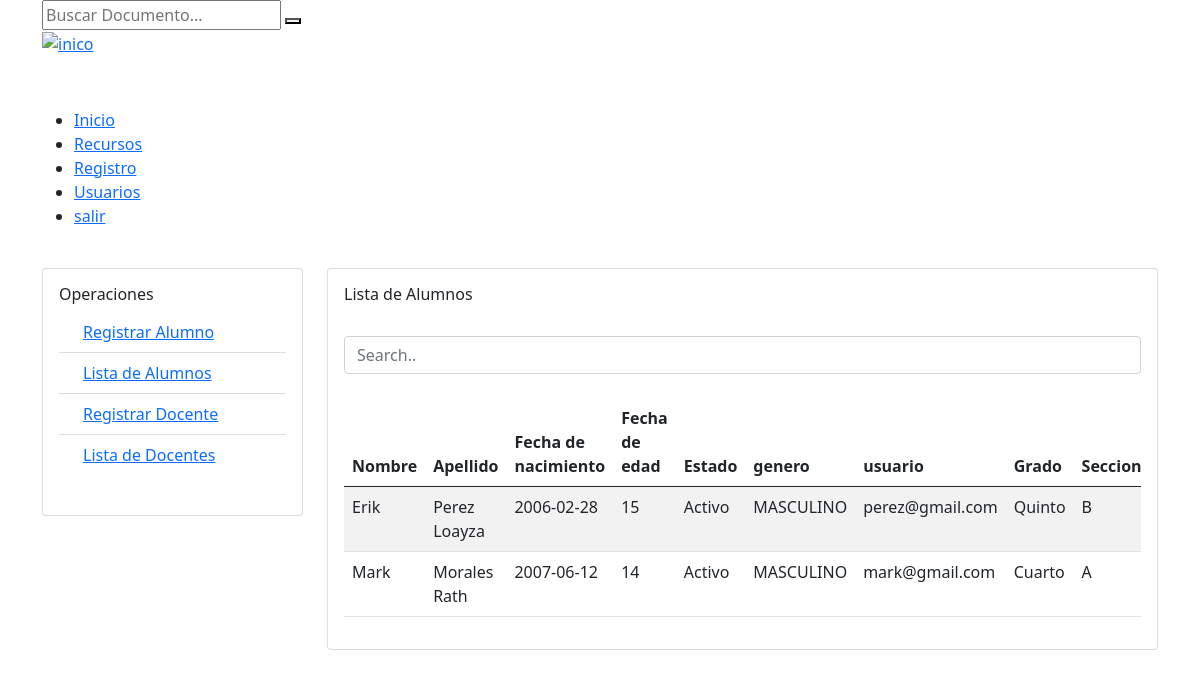
Page /listaAlumno (signed in) on the earlier database version.
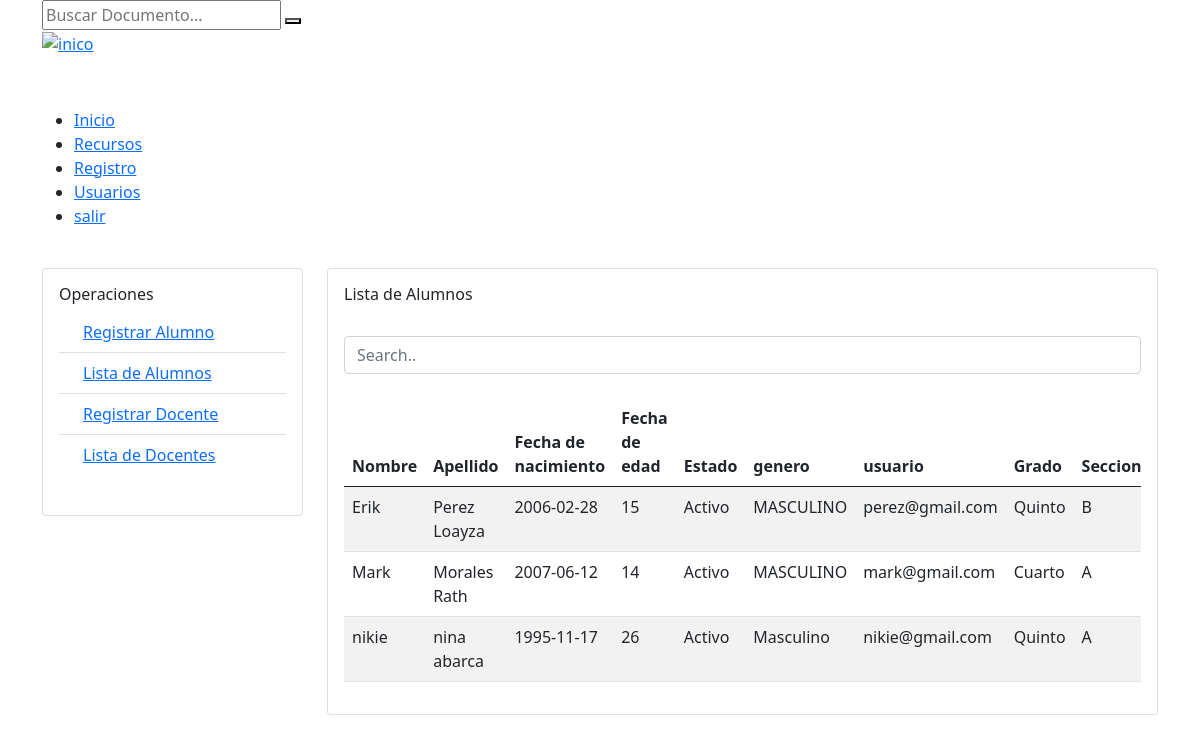
Same page on the later database version.
### tables this page shows
CREATE TABLE `persona` (
  `id_persona` int(11) NOT NULL,
  `nombre_persona` varchar(20) DEFAULT NULL,
  `apellido_persona` varchar(40) DEFAULT NULL,
  `fecha_nacimiento` date DEFAULT NULL,
  `edad` int(2) DEFAULT NULL,
  `estado_user` int(1) DEFAULT NULL,
  `genero` varchar(20) DEFAULT NULL,
  `usuario` varchar(50) DEFAULT NULL,
  `clave` varchar(30) DEFAULT NULL
);

CREATE TABLE `grado` (
  `id_grado` int(11) NOT NULL,
  `nro_grado` int(2) DEFAULT NULL,
  `text_grado` varchar(20) DEFAULT NULL
);

CREATE TABLE `seccion` (
  `id_seccion` int(11) NOT NULL,
  `letra_g` varchar(2) DEFAULT NULL,
  `id_grado` int(8) DEFAULT NULL
);

### Controller/ViewController.php (called while the page is built)
<?php
	require_once "./Model/ViewModel.php";
	class viewController extends viewModel{
		public function index(){
			return require_once "./View/home.php";
		}
		public function view_Controller(){
			if(isset($_GET['page'])){
				$ruta=explode("/", $_GET['page']);
				$respuesta=viewModel::view_Model($ruta[0]);
			}else{
				$respuesta="home";
			}
			return $respuesta;
		}
	}
?>

### index.php (called while the page is built, shortened)
<?php
	require_once "./Controller/ViewController.php";
	$plantilla = new viewController();
	$plantilla->index();
?>

### Model/ViewModel.php (called while the page is built)
<?php
	class viewModel{
		protected function view_Model($vistas){
				$listaBlanca=["home","search","login","index","resourses","perfil","registro","publish","observed","pending","removed","reading","edith","publishAlumno","observedAlumno","pendingAlumno","removedAlumno","registroAlumno","registroDocente","listaAlumno","listaDocente","edithUser"];
			if(in_array($vistas, $listaBlanca)){
				if(is_file("./View/Contents/".$vistas."-view.php")){
					$contenido="./View/Contents/".$vistas."-view.php";
				}else{
					$contenido="home";
				}
			}else{
				$contenido="./View/Contents/404.php";
			}
			return $contenido;
		}
	}
?>

### Config/main.php (called while the page is built, shortened)
<?php
class mainModel{
		protected function conectar(){
			try{
				$link = new PDO(SGBD,USER,PASS);
			}catch (Exeption $e){
                echo "Error al conectar a la base de datos error: ".$e;
			}
			return $link;
		}
		protected function consulta_simple($consulta){
			$respuesta = self::conectar()->prepare($consulta);
            $respuesta->execute();
			return $respuesta;
		}
    }
?>

### Model/alumnoModel.php (called while the page is built, shortened)
<?php
    if($peticionAjax){
        require_once "../Config/main.php";
    }else{
        require_once "./Config/main.php";
    }
     class alumnoModel extends mainModel{
         protected function lista_alumno_($dato){
             $sql = mainModel::consulta_simple("call lista_alumno('".$dato."');");
             return $sql;
         }
     }
?>

### Controller/alumnoController.php (called while the page is built, shortened)
<?php
    if($peticionAjax){
        require_once "../Model/alumnoModel.php";
    }else{
        require_once "./Model/alumnoModel.php";
    }
    class alumnoController extends alumnoModel{
        public function lista_alumno($dato){
            $consulta = alumnoModel::lista_alumno_($dato);
            return $consulta;
        }
    }
?>

### View/Contents/listaAlumno-view.php (the view, shortened to what this page needs)
<?php
    require_once "./Controller/alumnoController.php";
    $lista_ = new alumnoController();
    $lista = $lista_->lista_alumno($_SESSION['tipo_user']);
?>
<section class="content">
    <div class="container">
        <div class="row">
            <div class="col-md-3">
                <br>
                <div class="card">
                    <div class="card-body">
                    <h6>Operaciones</h6>
                        <ol class="list-group list-group-flush">
                            <li class="list-group-item d-flex justify-content-between align-items-start">
                                <div class="ms-2 me-auto">
                                <a href="registroAlumno"><i class="icon-doc-add"></i> Registrar Alumno</a>
                                </div>
                            </li>
                            <li class="list-group-item d-flex justify-content-between align-items-start">
                                <div class="ms-2 me-auto">
                                <a href="listaAlumno"><i class="icon-publish text-primary"></i> Lista de Alumnos</a>
                                </div>
                            </li>
                            <li class="list-group-item d-flex justify-content-between align-items-start">
                                <div class="ms-2 me-auto">
                                <a href="registroDocente"><i class="icon-doc-add text-warning"></i> Registrar Docente</a>
                                </div>
                            </li>
                            <li class="list-group-item d-flex justify-content-between align-items-start">
                                <div class="ms-2 me-auto">
                                <a href="listaDocente"><i class="icon-clock text-warning"></i> Lista de Docentes</a>
                                </div>
                            </li>
                        </ol>
                        <br>
                    </div>
                </div>
            </div>
            <div class="col-md-9">
                <br>
                <div class="card">
                    <div class="card-body">
                        <h6>Lista de Alumnos</h6>
                        <br>
                         <?php if($lista->rowCount()>0){ ?>
                        <input class="form-control" id="myInput" type="text" placeholder="Search..">
                        <br>
                        <div class="table-responsive">
                            <table class="table table-hover table-striped">
                                <thead>
                                <tr>
                                    <th>Nombre</th>
                                    <th>Apellido</th>
                                    <th>Fecha de nacimiento</th>
                                    <th>Fecha de edad</th>
                                    <th>Estado</th>
                                    <th>genero</th>
                                    <th>usuario</th>
                                    <th>Grado</th>
                                    <th>Seccion</th>
                                </tr>
                                </thead>
                                <tbody id="myTable">
                                    <?php while($listado = $lista->fetch()){ ?>
                                <tr>
                                    <td><?php echo $listado[0]; ?></td>
                                    <td><?php echo $listado[1]; ?></td>
                                    <td><?php echo $listado[2]; ?></td>
                                    <td><?php echo $listado[3]; ?></td>
                                    <?php
                                        if($listado[4] == 1){
                                            $icon = 'success';
                                            $text = "Activo";
                                        }else{
                                            $icon = 'danger';
                                            $text = "Suspendido";
                                        }
                                    ?>
                                    <td><i class="icon-circle text-<?php echo $icon; ?>"></i> <span><?php echo $text; ?></span></td>
                                    <td><?php echo $listado[5]; ?></td>
                                    <td><?php echo $listado[6]; ?></td>
                                    <td><?php echo $listado[7]; ?></td>
                                    <td><?php echo $listado[8]; ?></td>
                                </tr>
                                <?php } ?>
                                </tbody>
                            </table>
                        </div>
                        <?php }else{ ?>
                            <p> <i class='icon-warning text-warning'></i> !No se encontraron Resultados...¡</p>
                        <?php } ?>
                    </div>
                </div>
            </div>
        </div>
    </div>
</section>

### View/home.php (shortened to what this page needs)
<!DOCTYPE html>
<html lang="es">
<head>
	<?php include "./View/Contents/scripts.php"; ?>
</head>
<body>
<?php
    require_once "./Controller/ViewController.php";
        $vt = new viewController();
		$vistasR=$vt->view_Controller();
        if(!isset($_SESSION['tipo_user']) && $vistasR!=null){
            include "./View/Contents/inicio.php";
            switch($vistasR){
                case 'home':
                include "./View/Contents/category.php";
                break;
                default:
                include $vistasR;
                break;
            }
        }else{
            if(substr($_SESSION['tipo_user'],0,2) == "DC"){
                include "./View/Contents/admin-view.php";
                switch($vistasR){
                    default:
                    include $vistasR;
                    break;
                }
            }else{
                echo "admin";
            }
        }
?>
</body>
</html>

### View/Contents/scripts.php (shortened to what this page needs)
<link rel="stylesheet" href="<?php echo SERVERURL; ?>View/scripts/css/bootstrap.min.css">
<link rel="stylesheet" href="<?php echo SERVERURL; ?>View/scripts/css/fontello.css">
<link rel="stylesheet" href="<?php echo SERVERURL; ?>View/scripts/css/animation.css">
<link rel="stylesheet" href="<?php echo SERVERURL; ?>View/scripts/css/main.css">
<link rel="stylesheet" href="<?php echo SERVERURL; ?>View/scripts/css/category.css">
<link rel="stylesheet" href="<?php echo SERVERURL; ?>View/scripts/css/login.css">

### View/Contents/admin-view.php (shortened to what this page needs)
<?php
  $name = new docenteController();
  $datos = $name->perfil_docente($_SESSION["tipo_user"]);
  $perfil = $datos->fetch();
?>
<section class="content header_main">
  <div class="container header" style="">
    <form action="#" class="search_box">
      <input type="text" class="search_text" name="search" id="search" placeholder="Buscar Documento...">
      <button class="icon-search search_btn"></button>
    </form>
    <a href="home" class="logo">
      <img src="<?php echo SERVERURL; ?>View/Scripts/img/logo_inicio.png" alt="inico">
    </a>
    <div class="action-btns">
      <div class="col"  style="display:inline-flex;"><a href="perfil" class="btn_user icon-user" id="btn-login"></a><p id="btn-text-login" class="text-white" style="margin:10px;"><?php echo $perfil[0]; ?></p></div>
          </div>
    </div>
  <hr style="color:#fff;height:2px;opacity:0.7;margin:0px;">
  <div class="container navigation-menu">
    <ul>
      <li><a href="home">Inicio</a></li>
      <li><a href="resourses">Recursos</a></li>
      <li><a href="registro">Registro</a></li>
      <li><a href="registroAlumno">Usuarios</a></li>
      <li><a href="Out">salir</a></li>
    </ul>
  </div>
</section>

Differences in the rows shown:
added persona: nombre_persona "nikie", apellido_persona "nina abarca", fecha_nacimiento "1995-11-17", edad "26", estado_user "Activo", genero "Masculino", usuario "nikie@gmail.com", grado.text_grado "Quinto", seccion.letra_g "A"
